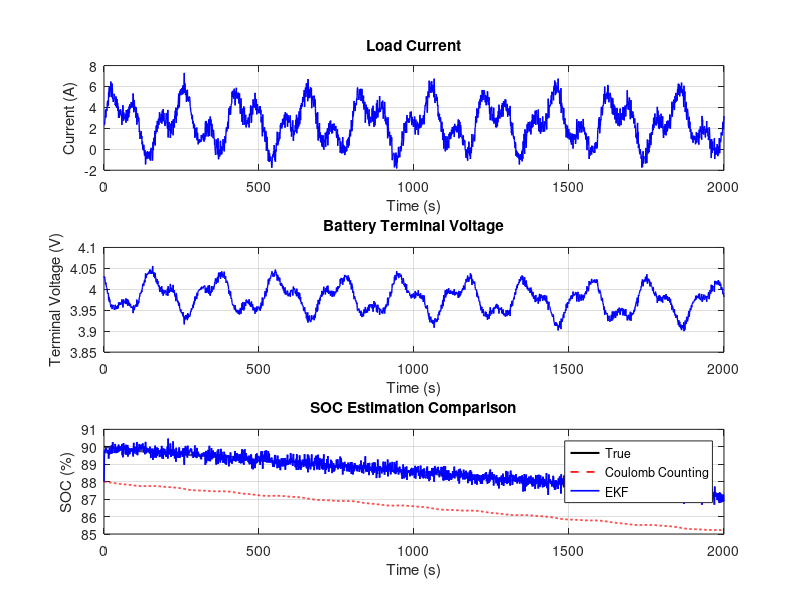

Here is the MATLAB script that generated this plot: (Note: this script raises an error after producing the figure.)
%% 电池 SOC 估算 — 扩展卡尔曼滤波 (EKF)
% MATLAB R2016b 兼容
% 一阶 RC 等效电路模型 + EKF 状态估计
% 演示：真实 SOC vs 安时积分 vs EKF 估计

clear; clc; close all;

% 自动添加工具路径
scriptPath = fileparts(mfilename('fullpath'));
addpath(fullfile(scriptPath, '..', 'utils'));

%% 电池参数（锂离子电池 3.7V 标称）
Q_nom  = 50;        % 额定容量 [Ah]
V_oc   = @(soc) 3.2 + 0.9*soc + 0.1*soc.^2 - 0.05*soc.^3;  % OCV-SOC 曲线
R0     = 0.01;      % 欧姆内阻 [Ohm]
R1     = 0.015;     % 极化内阻 [Ohm]
C1     = 2000;      % 极化电容 [F]
tau1   = R1 * C1;   % 时间常数 [s]

%% 仿真设置
dt = 1.0;           % 采样时间 [s]
T  = 2000;          % 总时长 [s]
t  = 0:dt:T;
n  = length(t);

%% 生成负载电流（模拟 WLTC-like 工况）
I_base = 2.5 + 2*sin(2*pi*t/200) + 1.5*sin(2*pi*t/80);
I_load = I_base + 0.5*randn(size(t));   % 加测量噪声

%% 真实状态（参考值）
soc_true = zeros(1, n);
v1_true  = zeros(1, n);
soc = 0.9;  % 初始 SOC
v1  = 0;

for k = 1:n
    soc_true(k) = soc;
    v1_true(k)  = v1;
    % RC 环节 + SOC 积分
    v1 = v1 + dt * (-v1/tau1 + I_load(k)/C1);
    soc = soc - dt * I_load(k) / (Q_nom * 3600);
end

%% 测量电压（OCV - R0*I - V1 + 噪声）
R_meas = 0.002;     % 电压测量噪声标准差
V_term = V_oc(soc_true) - R0 * I_load - v1_true + R_meas*randn(size(t));

%% 安时积分法（开环，有漂移）
soc_ah = zeros(1, n);
soc_ah(1) = 0.88;   % 初始估计有偏差
for k = 2:n
    soc_ah(k) = soc_ah(k-1) - dt * I_load(k-1) / (Q_nom * 3600);
end

%% EKF 估计
% 状态向量 x = [SOC; V1]
% 观测: V_term = OCV(SOC) - R0*I - V1
soc_ekf = zeros(1, n);
soc_ekf(1) = 0.88;  % 相同初始误差

x = [0.88; 0];       % [SOC; V1]
P = diag([0.01^2, 0.001^2]);  % 初始协方差
Q_w = diag([1e-6, 1e-6]);     % 过程噪声
R_v = R_meas^2;                % 观测噪声

for k = 2:n
    Ik = I_load(k-1);
    dt_eff = dt;

    % 状态预测
    soc_pred = x(1) - dt_eff * Ik / (Q_nom * 3600);
    v1_pred  = x(2) + dt_eff * (-x(2)/tau1 + Ik/C1);
    x_pred = [soc_pred; v1_pred];

    % 雅可比矩阵
    A = [1, 0; 0, 1 - dt_eff/tau1];

    % 预测协方差
    P_pred = A * P * A' + Q_w;

    % 观测预测
    V_pred = V_oc(soc_pred) - R0 * Ik - v1_pred;

    % 观测雅可比 (dOCV/dSOC = 0.9 + 0.2*SOC - 0.15*SOC^2)
    dOCV = 0.9 + 0.2*soc_pred - 0.15*soc_pred^2;
    C = [dOCV, -1];

    % 卡尔曼增益
    K = P_pred * C' / (C * P_pred * C' + R_v);

    % 更新
    x = x_pred + K * (V_term(k) - V_pred);
    P = (eye(2) - K * C) * P_pred;

    soc_ekf(k) = x(1);
end

%% 绘图
figure('Position', [100 100, 850, 600]);

subplot(3,1,1);
plot(t, I_load, 'b-', 'LineWidth', 1);
xlabel('Time (s)'); ylabel('Current (A)');
grid on; title('Load Current');

subplot(3,1,2);
plot(t, V_term, 'b-', 'LineWidth', 1);
xlabel('Time (s)'); ylabel('Terminal Voltage (V)');
grid on; title('Battery Terminal Voltage');

subplot(3,1,3);
plot(t, soc_true*100, 'k-', 'LineWidth', 1.5); hold on;
plot(t, soc_ah*100, 'r--', 'LineWidth', 1.2);
plot(t, soc_ekf*100, 'b-', 'LineWidth', 1.2);
xlabel('Time (s)'); ylabel('SOC (%)');
legend('True', 'Coulomb Counting', 'EKF', 'Location', 'best');
grid on; title('SOC Estimation Comparison');

%% 误差统计
err_ah  = soc_ah - soc_true;
err_ekf = soc_ekf - soc_true;

fprintf('===== SOC Estimation Results =====\n');
fprintf('Coulomb Counting RMS Error: %.3f %%\n', rms_calculation(err_ah)*100);
fprintf('EKF RMS Error: %.3f %%\n', rms_calculation(err_ekf)*100);
fprintf('Coulomb Counting Final Error: %.3f %%\n', abs(soc_ah(end)-soc_true(end))*100);
fprintf('EKF Final Error: %.3f %%\n', abs(soc_ekf(end)-soc_true(end))*100);
